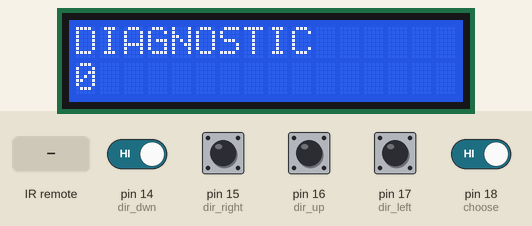
Recording of a sketch running on a simulated Arduino Uno, built with avr-gcc and run on an emulated ATmega328P. On the bench: 16×2 character LCD. The inputs (shaded band) are chosen by the test bench; at power-on: pin 14 (dir_dwn), pin 15 (dir_right), pin 16 (dir_up), pin 17 (dir_left), pin 18 (choose) HIGH. What the sketch prints to the serial monitor is not drawn.

Above: at 1.2 s.
1.3 s: infrared code 0x0 received
At 1.7 s:
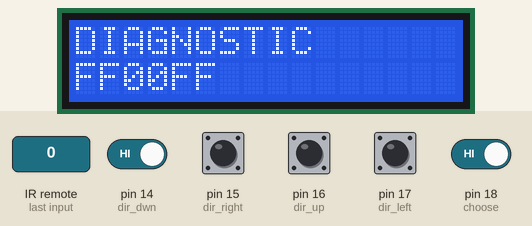
2.8 s: infrared code 0x1 received
At 4.0 s:
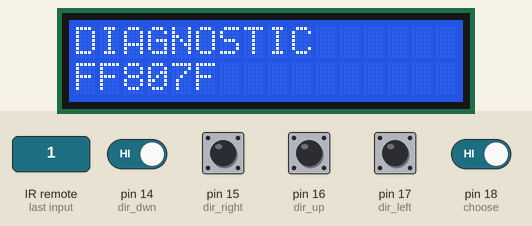
4.3 s: pin 14 (dir_dwn) driven LOW
At 5.2 s:
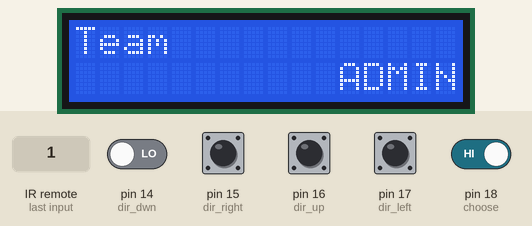
5.8 s: pin 18 (choose) driven LOW
At 5.88 s:
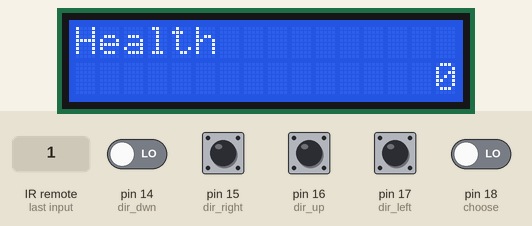
7.5 s: pin 15 (dir_right) pulled LOW for 0.15 s
At 7.57 s:
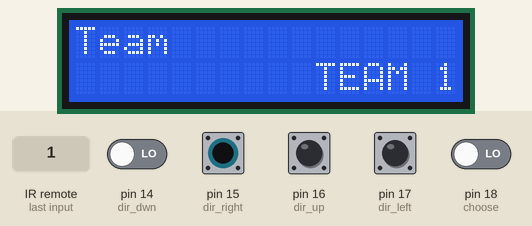
10.6 s: infrared code 0x2 received
At 11.01 s:
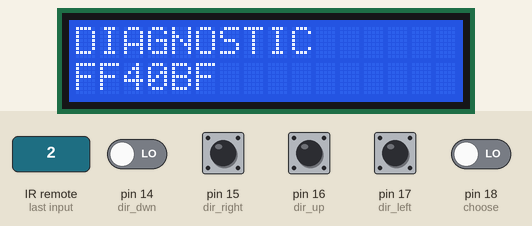

Measured:
- after the input at 1.3 s, the display: changes at once (image 1)
- after the input at 2.8 s, the display: changes at once (image 2)
- after the input at 4.3 s, the display: changes at once (image 3)
- after the input at 5.8 s, the display: changes after 0.08 s (image 4)
- after the input at 7.5 s, the display: changes after 0.06 s (image 5)
- after the input at 10.6 s, the display: first differs from a run without the input after 0.40 s (image 6)

The sketch:

admin_tool.ino
```cpp
/*

   This code is for the Admin tool for Lazer Tag.
   Code by Greg Tighe (DragonShadesX)
   This is for an ISP at Worcester Polytechnic Institute, D-2016

    Phoenix LTX send values
    ffa - 3FA025D3
    t1  - A6E654CD
    t2  - 79186E41
    t3  - 80B71B5D

Default byte to number code/decoding
(0=0, 1=1, 2=3, 3=5, 4=10, 5=20, 6=25, 7=30, 8=40, 9=50, A=60, B=70, C=80, D=90, E=100 F=infinite/all)

*/

//LCD Library
#include <LiquidCrystal.h>

//IR Library
#include <IRremote.h>

//pin assignments for the button pad
#define dir_up 16
#define dir_dwn 14
#define dir_left 17
#define dir_right 15
#define choose 18

//pin assignment for the ir receiver (sender is bound to pin 5 automatically)
#define ir_sig 21

//IR receive object
IRrecv irrecv(ir_sig);

//IR send object
IRsend irsend;

//data from irrecv
decode_results results;

//used to store last direction button pushed to stop constant scrolling
char last_dir = 'o';

//stores place in menu system
int menu_loc = 0;
//used to change values in the menu system
int val_change = 0;

//components of the output byte to send
byte team = 0x0;
byte set_team = 0x0;
byte hp = 0x0;
byte ammo = 0x0;
byte respawns = 0x0;
byte reloads = 0x0;
byte damage = 0x0;
byte ID = 0x0;

//used to keep display from constnantly updating, saves processor power and time
boolean update_displays = true;

// initialize the library, RS (4), EN(6), D4-D7 (11-14)
LiquidCrystal lcd(0, 2, 7, 8, 9, 10);

void setup() {

  Serial.begin(9600);

  //it was easier to wire pin 1 to an LCD pin than to ground.
  //it doesn't sink current, just sets read/write mode on the LCD
  pinMode(1, OUTPUT);
  digitalWrite(1, LOW);

  //start the LCD with 16 columns and 2 rows
  lcd.begin(16, 2);

  //set pinmodes
  pinMode(dir_up, INPUT);
  pinMode(dir_dwn, INPUT);
  pinMode(dir_left, INPUT);
  pinMode(dir_right, INPUT);
  pinMode(choose, INPUT);

  //enable ir reading
  irrecv.enableIRIn();

  //blinks led with IRLED for visual feedback
  //irrecv.blink13(true);

}

void loop() {

  //if it detects a pulse, save results and update the display
  if(irrecv.decode(&results)){
    update_displays = true;
    irrecv.resume();
    dump(&results);
  }

  //read input pins and set variables accordingly for the case statement
  if ((last_dir != 'u') && !digitalRead(dir_up)) {
    menu_loc--;
    update_displays = true;
    last_dir = 'u';
    if (menu_loc <= -1) {
      menu_loc = 7;
    }
  }
  if ((last_dir != 'd') && !digitalRead(dir_dwn)) {
    menu_loc++;
    update_displays = true;
    last_dir = 'd';
    if (menu_loc >= 8) {
      menu_loc = 0;
    }
  }
  if ((last_dir != 'l') && !digitalRead(dir_left)) {
    val_change = -1;
    update_displays = true;
    last_dir = 'l';
  }
  if ((last_dir != 'r') && !digitalRead(dir_right)) {
    val_change = 1;
    update_displays = true;
    last_dir = 'r';
  }
  if ((last_dir != 'c') && !digitalRead(choose)){
    update_displays = true;
    last_dir = 'c';
  }
  if ( digitalRead(dir_up) && digitalRead(dir_dwn) && digitalRead(dir_left) && digitalRead(dir_right) && digitalRead(choose) ) {
    last_dir = 'o';
  }

  //if a button was pressed, do something
  if (update_displays) {
    update_displays = false;
    switch (menu_loc) {
      case 0:
        lcd.clear();
        lcd.print("DIAGNOSTIC");
        lcd.setCursor(0, 1);
        lcd.print(results.value, HEX);
        break;
      case 1:
        lcd.clear();
        lcd.print("Team");
        lcd.setCursor(0, 1);
        team = constrain(team + val_change, 0x0, 0xf);
        lcd.print(hex_to_team(team));
        break;
      case 2:
        lcd.clear();
        lcd.print("Health");
        lcd.setCursor(0, 1);
        hp = constrain(hp + val_change, 0x0, 0xf);
        lcd.print(hex_decoder(hp));
        break;
      case 3:
        lcd.clear();
        lcd.print("Clip Size");
        lcd.setCursor(0, 1);
        ammo = constrain(ammo + val_change, 0x0, 0xf);
        lcd.print(hex_decoder(ammo));
        break;
      case 4:
        lcd.clear();
        lcd.print("Respawns");
        lcd.setCursor(0, 1);
        respawns = constrain(respawns + val_change, 0x0, 0xf);
        lcd.print(hex_decoder(respawns));
        break;
      case 5:
        lcd.clear();
        lcd.print("Reloads");
        lcd.setCursor(0, 1);
        reloads = constrain(reloads + val_change, 0x0, 0xf);
        lcd.print(hex_decoder(reloads));
        break;
      case 6:
        lcd.clear();
        lcd.print("Damage");
        lcd.setCursor(0, 1);
        damage = constrain(damage + val_change, 0x0, 0xf);
        lcd.print(hex_decoder(damage));
        break;
      case 7:
        lcd.clear();
        lcd.print("Tagger ID");
        lcd.setCursor(15, 1);
        ID = constrain(ID + val_change, 0x0, 0xf);
        lcd.print(ID, HEX);
        break;
      default:
        lcd.clear();
        lcd.print("the menu broke");
        lcd.setCursor(0, 1);
        lcd.print("  :(");
        break;
    }
    //reset the change value
    val_change = 0;

    if (last_dir == 'c'){
      irsend.sendRC6( ((team << 28) | (set_team << 24) | (hp << 20) | (ammo << 16) | (respawns << 12) | (reloads << 8) | (damage << 4) | ID), 32);

//      lcd.clear();
//      lcd.print((0x00000000) | (set_team << 24) | (hp << 20) | (ammo << 16) | (respawns << 12) | (reloads << 8) | (damage << 4) | ID, HEX);
//      delay(5000);
      irrecv.enableIRIn();
    }
  }
}


//takes a hex value and returns a string of the corresponding integer it stands for in the laser tag firmware
//NOT A HEX TO ASCII CONVERSION
//this is what it outputs, as this is what the taggers use for programming
//(0=0, 1=1, 2=3, 3=5, 4=10, 5=20, 6=25, 7=30, 8=40, 9=50, A=60, B=70, C=80, D=90, E=100 F=infinite/all)
String hex_decoder(byte inc_hex){
   switch(inc_hex){
     case 0:
       return "               0";
       break;
     case 1:
       return "               1";
       break;
     case 2:
       return "               3";
       break;
     case 3:
       return "               5";
       break;
     case 4:
       return "              10";
       break;
     case 5:
       return "              20";
       break;
     case 6:
       return "              25";
       break;
     case 7:
       return "              30";
       break;
     case 8:
       return "              40";
       break;
     case 9:
       return "              50";
       break;
     case 10:
       return "              60";
       break;
     case 11:
       return "              70";
       break;
     case 12:
       return "              80";
       break;
     case 13:
       return "              90";
       break;
     case 14:
       return "             100";
       break;
     case 15:
       return "        Infinite";
       break;
     default:
       return " decode fail :( ";
       break;
   }
}

String hex_to_team(byte inc_hex){
  switch(inc_hex){
     case 0:
       return "           ADMIN";
       break;
     case 1:
       return "          TEAM 1";
       break;
     case 2:
       return "          TEAM 2";
       break;
     case 3:
       return "          TEAM 3";
       break;
     case 4:
       return "          TEAM 4";
       break;
     case 5:
       return "          TEAM 5";
       break;
     case 6:
       return "          TEAM 6";
       break;
     case 7:
       return "          TEAM 7";
       break;
     case 8:
       return "          TEAM 8";
       break;
     case 9:
       return "    FREE FOR ALL";
       break;
     case 10:
       return "           HUMAN";
       break;
     case 11:
       return "        INFECTED";
       break;
     case 12:
       return "     PHOENIX FFA";
       break;
     case 13:
       return "  PHOENIX TEAM 1";
       break;
     case 14:
       return "  PHOENIX TEAM 2";
       break;
     case 15:
       return "  PHOENIX TEAM 3";
       break;
     default:
       return " decode fail :( ";
       break;
   }
}

void dump(decode_results *results) {
  int count = results->rawlen;
  if (results->decode_type == UNKNOWN) {
    Serial.print("Unknown encoding: ");
  }
  else if (results->decode_type == NEC) {
    Serial.print("Decoded NEC: ");
  }
  else if (results->decode_type == SONY) {
    Serial.print("Decoded SONY: ");
  }
  else if (results->decode_type == RC5) {
    Serial.print("Decoded RC5: ");
  }
  else if (results->decode_type == RC6) {
    Serial.print("Decoded RC6: ");
  }
  else if (results->decode_type == PANASONIC) {
    Serial.print("Decoded PANASONIC - Address: ");
    Serial.print(results->panasonicAddress,HEX);
    Serial.print(" Value: ");
  }
  else if (results->decode_type == JVC) {
     Serial.print("Decoded JVC: ");
  }
  Serial.print(results->value, HEX);
  Serial.print(" (");
  Serial.print(results->bits, DEC);
  Serial.println(" bits)");
  Serial.print("Raw (");
  Serial.print(count, DEC);
  Serial.print("): ");

  for (int i = 0; i < count; i++) {
    if ((i % 2) == 1) {
      Serial.print(results->rawbuf[i]*USECPERTICK, DEC);
    }
    else {
      Serial.print(-(int)results->rawbuf[i]*USECPERTICK, DEC);
    }
    Serial.print(" ");
  }
  Serial.println("");
}
```
